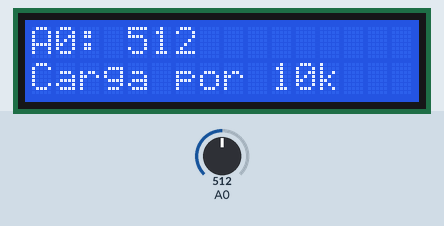
Simulated run of this sketch. Board: Arduino Uno, built with avr-gcc and run on an emulated ATmega328P. Parts: 16×2 character LCD. The test bench sets the inputs (shaded band); at power-on: A0 = 512.

Above: at 1.2 s.
1.3 s: A0 set to 716
At 2.3 s:
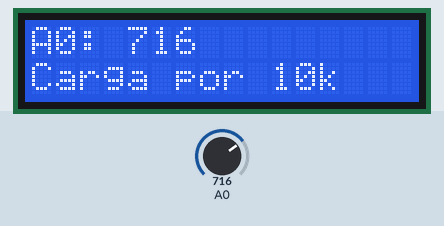
2.8 s: A0 set to 900
At 4.0 s:
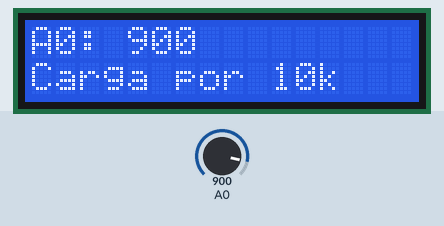
4.3 s: A0 set to 1023
At 4.8 s:
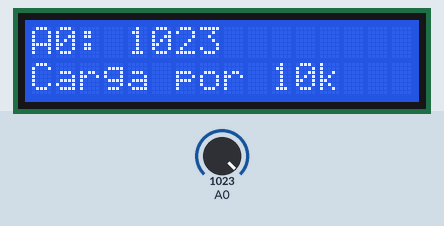
Timing chart, 0 to 7.3 s (numbered marks = the images above; inputs shaded):
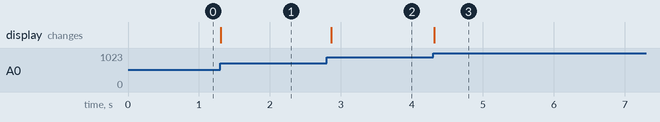

Measured:
- after the input at 1.3 s, the display: changes at once (image 1)
- after the input at 2.8 s, the display: changes after 0.06 s (image 2)
- after the input at 4.3 s, the display: changes at once (image 3)

The sketch:

capacitor.ino
```cpp
#include <LiquidCrystal.h>

LiquidCrystal lcd(12, 11, 5, 4, 3, 13);

void setup() {
  lcd.begin(16, 2);
  pinMode(7, INPUT);    // D7 como entrada (no interfiere)
  pinMode(8, INPUT);    // D8 como entrada (no interfiere)
}

void loop() {
  int valor = analogRead(A0);

  lcd.setCursor(0, 0);
  lcd.print("A0: ");
  lcd.print(valor);
  lcd.print("    ");

  lcd.setCursor(0, 1);
  lcd.print("Carga por 10k");

  delay(100);
}
```
